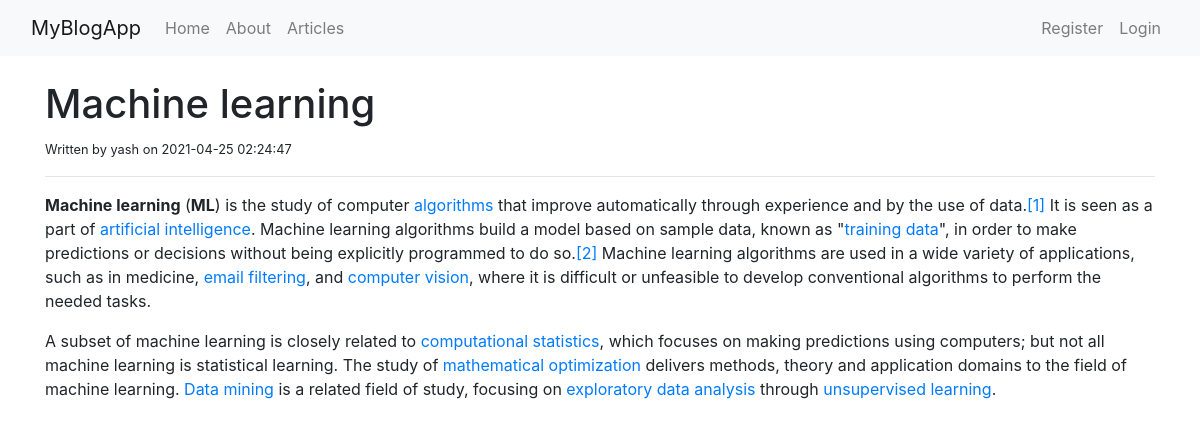
The app's page /article/4/ with its own data.
### app.py (models this page shows, shortened)
class Articles(db.Model):
    __tablename__ = 'articles'
    id = db.Column(db.Integer(), primary_key=True)
    title = db.Column(db.String(250))
    author = db.Column(db.String(100))
    body = db.Column(db.String())
    created_date = db.Column(db.DateTime, server_default=db.func.now())

### app.py (the view)
@app.route('/article/<string:id>/')
def article(id):
    result = db.session.query(Articles).filter(Articles.id==id).first()
    return render_template('article.html',article = result)

### templates/article.html
{% extends 'base.html' %}
{% block body %}
<h1>{{article.title}}</h1>
<small>Written by {{article.author}} on {{article.created_date}}</small>
<hr>
<div>
  {{article.body | safe}}
</div>
{% endblock %}

### records on screen
Articles: title "Machine learning", author "yash", created_date "2021-04-25 02:24:47", body "Machine learning ( ML ) is the study of computer algorithms that improve automatically through experience and by the use of data. [1] It is seen as a part of artificial intelligence . Machine learning algorithms build a model based on sample data, known as \" training data \", in order to make predictions or decisions without being explicitly programmed to do so. [2] Machine learning algorithms are used in a wide variety of applications, such as in medicine, email filtering , and computer vision , where it is difficult or unfeasible to develop conventional algorithms to perform the needed tasks. A subset of machine learning is closely related to computational statistics , which focuses on…"
